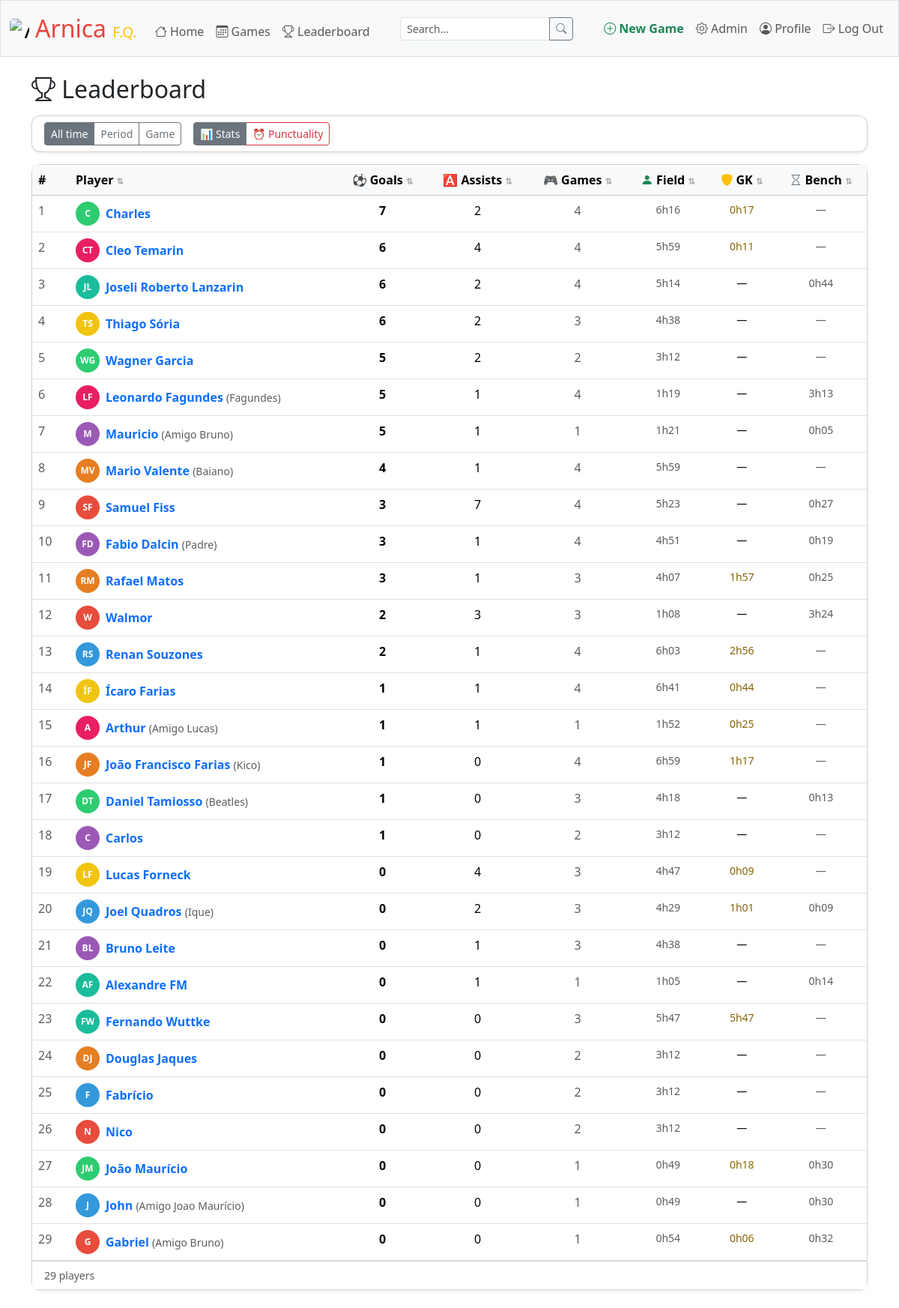
/leaderboard (signed in), run on the app's committed database.
### tables this page shows
CREATE TABLE people (
    id           INTEGER PRIMARY KEY AUTOINCREMENT NOT NULL,
    name         TEXT NOT NULL,
    nickname     TEXT,
    phone_number TEXT UNIQUE,
    created_at   TEXT NOT NULL DEFAULT (datetime('now'))
, updated_at TEXT NOT NULL DEFAULT (datetime('now')), is_in_group_chat INTEGER NOT NULL DEFAULT 0, is_guest         INTEGER NOT NULL DEFAULT 0, guest_of         INTEGER REFERENCES people(id) ON DELETE SET NULL);

### app.py (the view, shortened to what this page needs)
@app.route("/leaderboard")
@login_required
def leaderboard():
    filter_type = request.args.get("filter", "all")   # all | game | timeframe
    game_id     = request.args.get("game_id", "")
    timeframe   = request.args.get("timeframe", "")   # YYYY | YYYY-Q1..Q4
    all_games = db.execute("""
        SELECT id, title, date FROM games ORDER BY date DESC
    """)
    where_clauses = []
    if filter_type == "game" and game_id:
        where_clauses.append(f"g.id = {int(game_id)}")
    game_where = ("AND " + " AND ".join(where_clauses)) if where_clauses else ""
    if game_where:
        game_end_expr = _secs('NULL', fallback_col='g.video_end')
        time_subquery = f"""
            LEFT JOIN (
                SELECT
                    person_id,
                    MIN(SUM_field, game_end) AS field_seconds,
                    MIN(SUM_gk,    game_end) AS gk_seconds
                FROM (
                    SELECT
                        re.person_id,
                        {game_end_expr} AS game_end,
                        SUM(CASE WHEN re.team_id IS NOT NULL THEN
                            MAX(0, MIN(
                                {_secs('re.exited_at')}  - {_secs_entered('re.entered_at')},
                                {game_end_expr}          - {_secs_entered('re.entered_at')}
                            ))
                        END) AS SUM_field,
                        SUM(CASE WHEN re.is_goalkeeper = 1 THEN
                            MAX(0, MIN(
                                {_secs('re.exited_at')}  - {_secs_entered('re.entered_at')},
                                {game_end_expr}          - {_secs_entered('re.entered_at')}
                            ))
                        END) AS SUM_gk
                    FROM roster_entries re
                    JOIN games g ON g.id = re.game_id
                    WHERE 1=1 {game_where}
                    GROUP BY re.person_id, g.id
                )
                GROUP BY person_id
            ) t ON t.person_id = p.id
        """
        late_subquery = f"""
            LEFT JOIN (
                SELECT
                    pr.person_id,
                    SUM(CASE
                        WHEN pr.arrived_at IS NOT NULL AND (
                            (CAST(substr(pr.arrived_at,1,2) AS INT)*3600 +
                             CAST(substr(pr.arrived_at,4,2) AS INT)*60 +
                             CAST(substr(pr.arrived_at,7,2) AS INT))
                            >
                            (CAST(substr(COALESCE(g.video_start,'00:00:00'),1,2) AS INT)*3600 +
                             CAST(substr(COALESCE(g.video_start,'00:00:00'),4,2) AS INT)*60 +
                             CAST(substr(COALESCE(g.video_start,'00:00:00'),7,2) AS INT))
                        ) THEN
                            (CAST(substr(pr.arrived_at,1,2) AS INT)*3600 +
                             CAST(substr(pr.arrived_at,4,2) AS INT)*60 +
                             CAST(substr(pr.arrived_at,7,2) AS INT))
                            -
                            (CAST(substr(COALESCE(g.video_start,'00:00:00'),1,2) AS INT)*3600 +
                             CAST(substr(COALESCE(g.video_start,'00:00:00'),4,2) AS INT)*60 +
                             CAST(substr(COALESCE(g.video_start,'00:00:00'),7,2) AS INT))
                        ELSE 0
                    END) AS late_seconds,
                    SUM(CASE
                        WHEN pr.arrived_at IS NOT NULL AND (
                            (CAST(substr(pr.arrived_at,1,2) AS INT)*3600 +
                             CAST(substr(pr.arrived_at,4,2) AS INT)*60 +
                             CAST(substr(pr.arrived_at,7,2) AS INT))
                            >
                            (CAST(substr(COALESCE(g.video_start,'00:00:00'),1,2) AS INT)*3600 +
                             CAST(substr(COALESCE(g.video_start,'00:00:00'),4,2) AS INT)*60 +
                             CAST(substr(COALESCE(g.video_start,'00:00:00'),7,2) AS INT))
                        ) THEN 1
                        ELSE 0
                    END) AS late_arrivals
                FROM presences pr
                JOIN games g ON g.id = pr.game_id
                WHERE 1=1 {game_where}
                GROUP BY pr.person_id
            ) lt ON lt.person_id = p.id
        """
    else:
        time_subquery = """
            LEFT JOIN player_stats_cache t ON t.person_id = p.id
        """
        late_subquery = """
            LEFT JOIN player_stats_cache lt ON lt.person_id = p.id
        """
    bench_subquery = f"""
        LEFT JOIN (
            SELECT pr.person_id,
                SUM(
                    -- total game seconds available to this player (from their arrival to video_end)
                    (CAST(substr(COALESCE(g.video_end, '01:30:00'),1,2) AS INT)*3600 +
                     CAST(substr(COALESCE(g.video_end, '01:30:00'),4,2) AS INT)*60 +
                     CAST(substr(COALESCE(g.video_end, '01:30:00'),7,2) AS INT))
                    -
                    (CAST(substr(COALESCE(pr.arrived_at, '00:00:00'),1,2) AS INT)*3600 +
                     CAST(substr(COALESCE(pr.arrived_at, '00:00:00'),4,2) AS INT)*60 +
                     CAST(substr(COALESCE(pr.arrived_at, '00:00:00'),7,2) AS INT))
                ) AS total_game_seconds
            FROM presences pr
            JOIN games g ON g.id = pr.game_id
            WHERE 1=1 {game_where}
            GROUP BY pr.person_id
        ) b ON b.person_id = p.id
    """
    players = db.execute(f"""
        SELECT
            p.id,
            p.name,
            p.nickname,
            COUNT(DISTINCT CASE WHEN e.type = 'goal'         THEN e.id  END) AS goals,
            COUNT(DISTINCT CASE WHEN el.link_type = 'assist' THEN el.id END) AS assists,
            COUNT(DISTINCT pr.game_id) AS appearances,
            COALESCE(t.field_seconds, 0)  AS field_seconds,
            COALESCE(t.gk_seconds,    0)  AS gk_seconds,
            MAX(0, COALESCE(b.total_game_seconds, 0)
                   - COALESCE(t.field_seconds, 0)) AS bench_seconds,
            COALESCE(lt.late_seconds,  0) AS late_seconds,
            COALESCE(lt.late_arrivals, 0) AS late_arrivals
        FROM people p
        LEFT JOIN events e          ON e.person_id         = p.id
                                    AND e.game_id IN (SELECT id FROM games g WHERE 1=1 {game_where})
        LEFT JOIN event_links el    ON el.linked_person_id = p.id
                                    AND el.event_id IN (SELECT id FROM events WHERE game_id IN
                                        (SELECT id FROM games g WHERE 1=1 {game_where}))
        LEFT JOIN presences pr      ON pr.person_id        = p.id
                                    AND pr.game_id IN (SELECT id FROM games g WHERE 1=1 {game_where})
        {time_subquery}
        {bench_subquery}
        {late_subquery}
        GROUP BY p.id
        HAVING appearances > 0
        ORDER BY goals DESC, assists DESC, appearances DESC
    """)
    years = sorted(set(
        g["date"][:4] for g in all_games if g["date"]
    ), reverse=True)
    timeframe_options = []
    for y in years:
        timeframe_options.append({"value": y, "label": y})
        for q, label in [("Q1","Jan–Mar"),("Q2","Apr–Jun"),("Q3","Jul–Sep"),("Q4","Oct–Dec")]:
            timeframe_options.append({"value": f"{y}-{q}", "label": f"{y} {q} ({label})"})
    return render_template("leaderboard.html",
        players=players,
        all_games=all_games,
        timeframe_options=timeframe_options,
        filter_type=filter_type,
        active_game_id=game_id,
        active_timeframe=timeframe,
    )

### app.py (called while the page is built)
def photo_path(person_id):
    for ext in ["jpg", "png", "webp"]:
        path = os.path.join(UPLOAD_FOLDER, f"{person_id}.{ext}")
        if os.path.exists(path):
            return f"/static/uploads/players/{person_id}.{ext}"
    return None

@app.template_global()
def photo_url(person_id):
    if not person_id:
        return None
    return photo_path(person_id)

@app.after_request
def after_request(response):
    response.headers["Cache-Control"] = "no-cache, no-store, must-revalidate"
    response.headers["Expires"] = 0
    response.headers["Pragma"] = "no-cache"
    return response

### helpers.py (called while the page is built)
def login_required(f):
    @wraps(f)
    def decorated_function(*args, **kwargs):
        if session.get("user_id") is None:
            return redirect("/login")
        return f(*args, **kwargs)
    return decorated_function

### templates/leaderboard.html (shortened to what this page needs)
{% extends "layout.html" %}
{% from "_macros.html" import avatar %}
{% block main %}
<div class="d-flex justify-content-between align-items-center mb-3">
    <h2 class="mb-0"><i class="bi bi-trophy"></i> Leaderboard</h2>
</div>
<div class="card shadow-sm mb-3">
    <div class="card-body py-2 px-3">
        <form method="get" action="/leaderboard" class="d-flex flex-wrap gap-2 align-items-center">
            <div class="btn-group btn-group-sm" role="group">
                <label class="btn btn-outline-secondary" for="f-all">All time</label>
                <label class="btn btn-outline-secondary" for="f-timeframe">Period</label>
                <label class="btn btn-outline-secondary" for="f-game">Game</label>
            </div>
            <div class="btn-group btn-group-sm ms-2" role="group">
                <label class="btn btn-outline-secondary" for="v-stats">📊 Stats</label>
                <label class="btn btn-outline-danger" for="v-late">⏰ Punctuality</label>
            </div>
        </form>
    </div>
</div>
{% if players %}
    <div class="card shadow-sm">
        <div class="table-responsive">
            <table class="table table-hover mb-0" id="lb-table">
                <thead class="table-light">
                    <tr>
                        <th style="width:50px">#</th>
                        <th class="sortable" data-col="1">
                            Player <span class="sort-icon text-muted">⇅</span>
                        </th>
                        <th class="sortable text-center stats-col" data-col="2">
                            ⚽ Goals <span class="sort-icon text-muted">⇅</span>
                        </th>
                        <th class="sortable text-center stats-col" data-col="3">
                            🅰️ Assists <span class="sort-icon text-muted">⇅</span>
                        </th>
                        <th class="sortable text-center" data-col="4">
                            🎮 Games <span class="sort-icon text-muted">⇅</span>
                        </th>
                        <th class="sortable text-center stats-col" data-col="5">
                            <i class="bi bi-person-fill text-success"></i> Field
                            <span class="sort-icon text-muted">⇅</span>
                        </th>
                        <th class="sortable text-center" data-col="6">
                            <i class="bi bi-shield-fill text-warning"></i> GK
                            <span class="sort-icon text-muted">⇅</span>
                        </th>
                        <th class="sortable text-center" data-col="7">
                            <i class="bi bi-hourglass text-secondary"></i> Bench
                            <span class="sort-icon text-muted">⇅</span>
                        </th>
                    </tr>
                </thead>
                <tbody id="lb-body">
                    {% for player in players %}
                        <tr onclick="window.location='/player/{{ player.id }}'" style="cursor:pointer"
                            data-goals="{{ player.goals }}"
                            data-assists="{{ player.assists }}"
                            data-appearances="{{ player.appearances }}"
                            data-field="{{ player.field_seconds }}"
                            data-gk="{{ player.gk_seconds }}"
                            data-bench="{{ player.bench_seconds }}"
                            data-late="{{ player.late_seconds }}"
                            data-late-games="{{ player.late_arrivals }}"
                            data-name="{{ player.name }}">
                            <td class="rank-cell text-muted">{{ loop.index }}</td>
                            <td>
                                <div class="d-flex align-items-center gap-2">
                                    {{ avatar(player.id, player.name, size=32) }}
                                    <div>
                                        <a href="/player/{{ player.id }}" class="text-decoration-none fw-semibold">
                                            {{ player.name }}
                                        </a>
                                        {% if player.nickname %}
                                            <span class="text-muted small">({{ player.nickname }})</span>
                                        {% endif %}
                                    </div>
                                </div>
                            </td>
                            <td class="text-center fw-bold stats-col">{{ player.goals }}</td>
                            <td class="text-center stats-col">{{ player.assists }}</td>
                            <td class="text-center text-muted">{{ player.appearances }}</td>
                            <td class="text-center text-muted small stats-col">
                                {% if player.field_seconds %}
                                    {{ player.field_seconds // 3600 }}h{{ '%02d'|format((player.field_seconds % 3600) // 60) }}
                                {% else %}—{% endif %}
                            </td>
                            <td class="text-center small">
                                {% if player.gk_seconds %}
                                    <span style="color:#856404">
                                        {{ player.gk_seconds // 3600 }}h{{ '%02d'|format((player.gk_seconds % 3600) // 60) }}
                                    </span>
                                {% else %}—{% endif %}
                            </td>
                            <td class="text-center text-muted small">
                                {% if player.bench_seconds %}
                                    {{ player.bench_seconds // 3600 }}h{{ '%02d'|format((player.bench_seconds % 3600) // 60) }}
                                {% else %}—{% endif %}
                            </td>
                        </tr>
                    {% endfor %}
                </tbody>
            </table>
        </div>
        <div class="card-footer bg-white text-muted small py-2 px-3">
            {{ players | length }} player{{ 's' if players | length != 1 }}
        </div>
    </div>
{% else %}
    <div class="text-center text-muted mt-5">
        <i class="bi bi-trophy" style="font-size:3rem"></i>
        <p class="mt-3">No stats for this filter. Try a different period.</p>
    </div>
{% endif %}
{% endblock %}

### templates/_macros.html (shortened to what this page needs)
{% macro avatar(person_id, name, size=40, css_class="") %}
    {% set photo = photo_url(person_id) %}
    {% set initials = (name.split()[0][0] + name.split()[-1][0]) | upper if name and name.split()|length > 1 else (name[0] | upper if name else '?') %}
    {% set colors = ['#e74c3c','#e67e22','#f1c40f','#2ecc71','#1abc9c','#3498db','#9b59b6','#e91e63'] %}
    {% set color_idx = (person_id or 0) % colors|length %}
    {% set bg = colors[color_idx] %}
    <span class="avatar-wrap {{ css_class }}"
          style="width:{{ size }}px;height:{{ size }}px;border-radius:50%;display:inline-flex;align-items:center;justify-content:center;overflow:hidden;flex-shrink:0;font-size:{{ (size * 0.38) | int }}px;font-weight:700;color:#fff;background:{{ bg }};">
        {% if photo %}
            <img src="{{ photo }}" alt="{{ name }}"
                 style="width:100%;height:100%;object-fit:cover;border-radius:50%;">
        {% else %}
            {{ initials }}
        {% endif %}
    </span>
{% endmacro %}

### static/styles.css (style rules this page uses)
.card { border-radius: 0.75rem; }

### templates/leaderboard.html (style rules this page uses)
.sortable { cursor: pointer; user-select: none; white-space: nowrap; }
.sort-icon { font-size: 0.7rem; opacity: 0.5; }

### data on the page
people: {{ size }} 32 (drawn), initials "C", name "Charles", goals "7", assists "2", appearances "4", field_seconds "6", field_seconds "16", is_guest "0", gk_seconds "17"
people: {{ size }} 32 (drawn), initials "CT", name "Cleo Temarin", goals "6", assists "4", appearances "4", field_seconds "5", field_seconds "59", is_guest "0", gk_seconds "11"
people: {{ size }} 32 (drawn), initials "JL", name "Joseli Roberto Lanzarin", goals "6", assists "2", appearances "4", field_seconds "5", field_seconds "14", is_guest "0", bench_seconds "44"
people: {{ size }} 32 (drawn), initials "TS", name "Thiago Sória", goals "6", assists "2", appearances "3", field_seconds "4", field_seconds "38"
people: {{ size }} 32 (drawn), initials "WG", name "Wagner Garcia", goals "5", assists "2", appearances "2", field_seconds "3", field_seconds "12"
people: {{ size }} 32 (drawn), initials "LF", name "Leonardo Fagundes", nickname "Fagundes", goals "5", assists "1", appearances "4", is_in_group_chat "1", field_seconds "19", bench_seconds "3", bench_seconds "13"
people: {{ size }} 32 (drawn), initials "M", name "Mauricio", nickname "Amigo Bruno", goals "5", assists "1", appearances "1", field_seconds "1", field_seconds "21", bench_seconds "0", bench_seconds "05"
people: {{ size }} 32 (drawn), initials "MV", name "Mario Valente", nickname "Baiano", goals "4", assists "1", appearances "4", field_seconds "5", field_seconds "59"
people: {{ size }} 32 (drawn), initials "SF", name "Samuel Fiss", goals "3", assists "7", appearances "4", field_seconds "5", field_seconds "23", is_guest "0", bench_seconds "27"
people: {{ size }} 32 (drawn), initials "FD", name "Fabio Dalcin", nickname "Padre", goals "3", assists "1", appearances "4", field_seconds "4", field_seconds "51", is_guest "0", bench_seconds "19"
people: {{ size }} 32 (drawn), initials "RM", name "Rafael Matos", goals "3", assists "1", appearances "3", field_seconds "4", field_seconds "07", is_in_group_chat "1", gk_seconds "57", is_guest "0", (player.bench_seconds%3600)//60 "25"
people: {{ size }} 32 (drawn), initials "W", name "Walmor", goals "2", assists "3", appearances "3", is_in_group_chat "1", field_seconds "08", bench_seconds "3", bench_seconds "24"
people: {{ size }} 32 (drawn), initials "RS", name "Renan Souzones", goals "2", assists "1", appearances "4", field_seconds "6", field_seconds "03", gk_seconds "2", gk_seconds "56"
people: {{ size }} 32 (drawn), initials "ÍF", name "Ícaro Farias", goals "1", assists "1", appearances "4", field_seconds "6", field_seconds "41", is_guest "0", gk_seconds "44"
people: {{ size }} 32 (drawn), initials "A", name "Arthur", nickname "Amigo Lucas", goals "1", assists "1", appearances "1", field_seconds "1", field_seconds "52", gk_seconds "0", gk_seconds "25"
people: {{ size }} 32 (drawn), initials "JF", name "João Francisco Farias", nickname "Kico", goals "1", assists "0", appearances "4", field_seconds "6", field_seconds "59", gk_seconds "1", gk_seconds "17"
people: {{ size }} 32 (drawn), initials "DT", name "Daniel Tamiosso", nickname "Beatles", goals "1", assists "0", appearances "3", field_seconds "4", field_seconds "18", is_guest "0", bench_seconds "13"
people: {{ size }} 32 (drawn), initials "C", name "Carlos", goals "1", assists "0", appearances "2", field_seconds "3", field_seconds "12"
people: {{ size }} 32 (drawn), initials "LF", name "Lucas Forneck", goals "0", assists "4", appearances "3", field_seconds "4", field_seconds "47", is_guest "0", gk_seconds "09"
people: {{ size }} 32 (drawn), initials "JQ", name "Joel Quadros", nickname "Ique", goals "0", assists "2", appearances "3", field_seconds "4", field_seconds "29", is_in_group_chat "1", gk_seconds "01", is_guest "0", bench_seconds "09"
people: {{ size }} 32 (drawn), initials "BL", name "Bruno Leite", goals "0", assists "1", appearances "3", field_seconds "4", field_seconds "38"
people: {{ size }} 32 (drawn), initials "AF", name "Alexandre FM", goals "0", assists "1", appearances "1", is_in_group_chat "1", field_seconds "05", is_guest "0", bench_seconds "14"
people: {{ size }} 32 (drawn), initials "FW", name "Fernando Wuttke", goals "0", assists "0", appearances "3", field_seconds "5", field_seconds "47", gk_seconds "5", gk_seconds "47"
people: {{ size }} 32 (drawn), initials "DJ", name "Douglas Jaques", goals "0", assists "0", appearances "2", field_seconds "3", field_seconds "12"
people: {{ size }} 32 (drawn), initials "F", name "Fabrício", goals "0", assists "0", appearances "2", field_seconds "3", field_seconds "12"
people: {{ size }} 32 (drawn), initials "N", name "Nico", goals "0", assists "0", appearances "2", field_seconds "3", field_seconds "12"
people: {{ size }} 32 (drawn), initials "JM", name "João Maurício", goals "0", assists "0", appearances "1", is_guest "0", field_seconds "49", gk_seconds "18", bench_seconds "30"
people: {{ size }} 32 (drawn), initials "J", name "John", nickname "Amigo Joao Maurício", goals "0", assists "0", appearances "1", is_in_group_chat "0", field_seconds "49", bench_seconds "30"
people: initials "G", name "Gabriel", nickname "Amigo Bruno", goals "0", assists "0", appearances "1", field_seconds "0", field_seconds "54", gk_seconds "0", gk_seconds "06", bench_seconds "0", (player.bench_seconds%3600)//60 "32"

### other printed values
{{ players | length }} "29"
{{ 's' if players | length != 1 }} "s"
